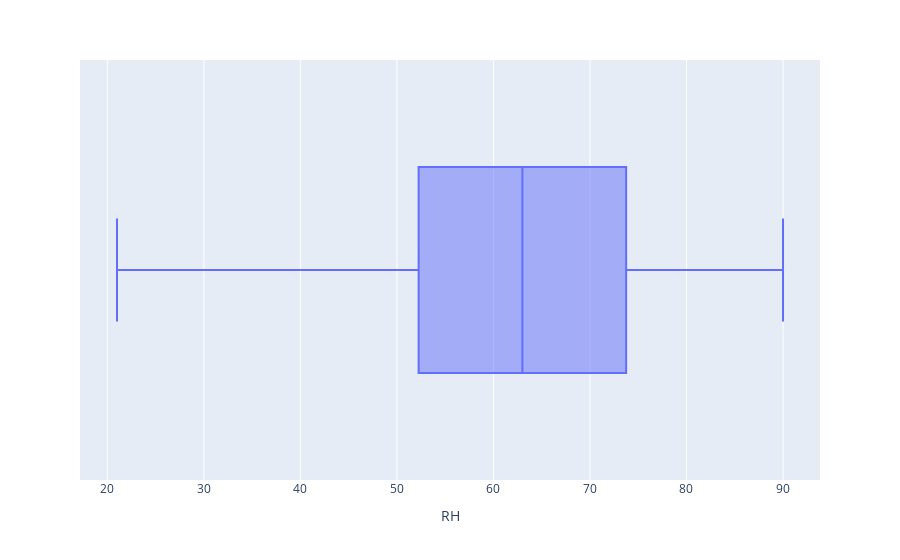

The cell this chart's notebook holds for it:
### Code cell
px.box(data_frame=df,x="RH")

### Figure 1 — Plotly figure (JSON) as saved in the notebook; plotly's stock layout.template omitted (floating-point values rounded to 4 significant figures; data arrays with more than 128 entries replaced by an {"elided": "..."} marker saying what was removed)
{"data": [{"alignmentgroup": "True", "hovertemplate": "RH=%{x}<extra></extra>", "legendgroup": "", "marker": {"color": "#636efa"}, "name": "", "notched": false, "offsetgroup": "", "orientation": "h", "showlegend": false, "type": "box", "x": {"elided": "243 int values"}, "x0": " ", "xaxis": "x", "y0": " ", "yaxis": "y"}], "layout": {"boxmode": "group", "legend": {"tracegroupgap": 0}, "margin": {"t": 60}, "xaxis": {"anchor": "y", "domain": [0, 1], "title": {"text": "RH"}}, "yaxis": {"anchor": "x", "domain": [0, 1]}}}
